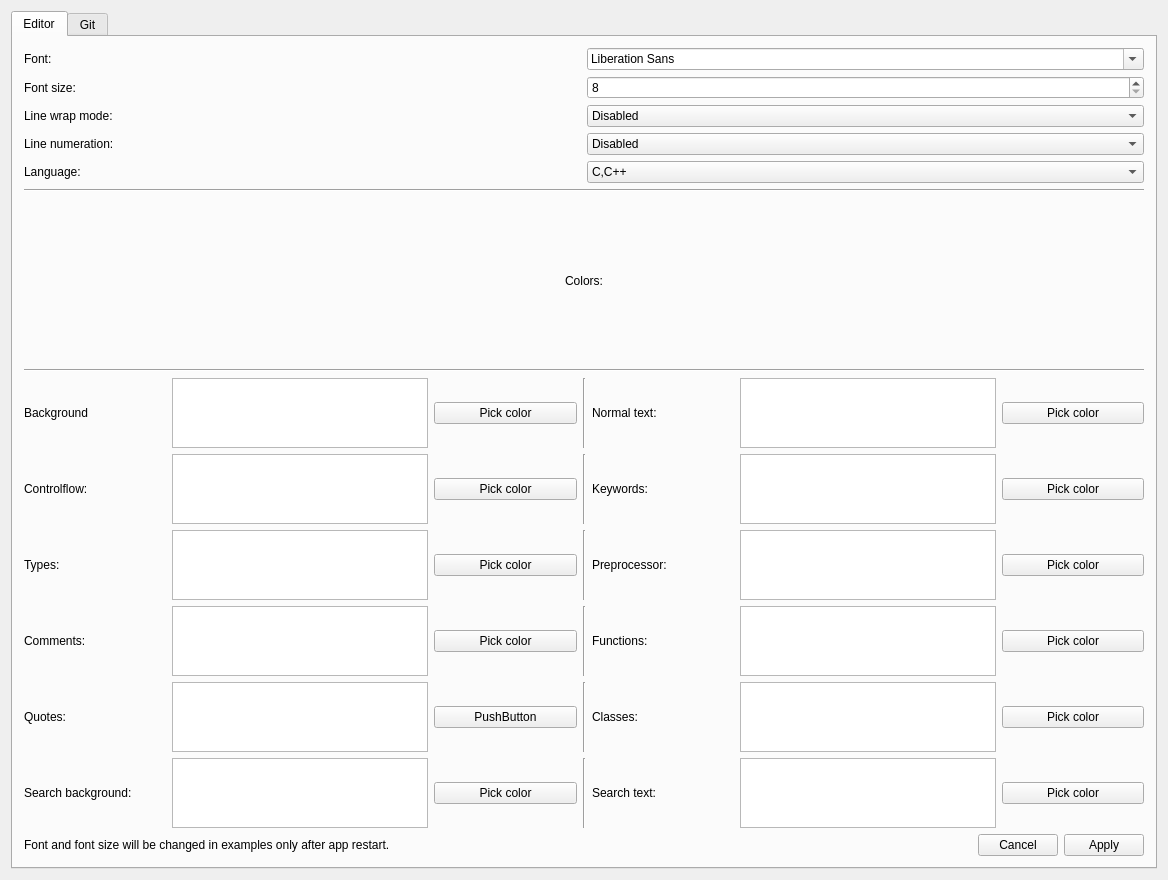
<?xml version="1.0" encoding="UTF-8"?>
<ui version="4.0">
 <class>SettingsForm</class>
 <widget class="QMainWindow" name="SettingsForm">
  <property name="geometry">
   <rect>
    <x>0</x>
    <y>0</y>
    <width>1168</width>
    <height>880</height>
   </rect>
  </property>
  <property name="sizePolicy">
   <sizepolicy hsizetype="Minimum" vsizetype="Minimum">
    <horstretch>0</horstretch>
    <verstretch>0</verstretch>
   </sizepolicy>
  </property>
  <property name="windowTitle">
   <string>MainWindow</string>
  </property>
  <widget class="QWidget" name="centralWidget">
   <property name="sizePolicy">
    <sizepolicy hsizetype="Minimum" vsizetype="Minimum">
     <horstretch>0</horstretch>
     <verstretch>0</verstretch>
    </sizepolicy>
   </property>
   <layout class="QHBoxLayout" name="horizontalLayout">
    <item>
     <widget class="QTabWidget" name="tabWidget">
      <property name="sizePolicy">
       <sizepolicy hsizetype="Preferred" vsizetype="Preferred">
        <horstretch>0</horstretch>
        <verstretch>0</verstretch>
       </sizepolicy>
      </property>
      <property name="currentIndex">
       <number>0</number>
      </property>
      <widget class="QWidget" name="tab">
       <property name="sizePolicy">
        <sizepolicy hsizetype="Fixed" vsizetype="Fixed">
         <horstretch>0</horstretch>
         <verstretch>0</verstretch>
        </sizepolicy>
       </property>
       <attribute name="title">
        <string>Editor</string>
       </attribute>
       <layout class="QVBoxLayout" name="verticalLayout">
        <item>
         <layout class="QHBoxLayout" name="horizontalLayout_2">
          <item>
           <widget class="QLabel" name="label">
            <property name="text">
             <string>Font:</string>
            </property>
           </widget>
          </item>
          <item>
           <widget class="QFontComboBox" name="fontComboBox"/>
          </item>
         </layout>
        </item>
        <item>
         <layout class="QHBoxLayout" name="horizontalLayout_4">
          <item>
           <layout class="QHBoxLayout" name="horizontalLayout_3">
            <item>
             <widget class="QLabel" name="label_2">
              <property name="text">
               <string>Font size:</string>
              </property>
             </widget>
            </item>
            <item>
             <widget class="QSpinBox" name="spinBox">
              <property name="minimum">
               <number>8</number>
              </property>
              <property name="maximum">
               <number>72</number>
              </property>
             </widget>
            </item>
           </layout>
          </item>
         </layout>
        </item>
        <item>
         <layout class="QHBoxLayout" name="horizontalLayout_5">
          <item>
           <widget class="QLabel" name="label_3">
            <property name="text">
             <string>Line wrap mode:</string>
            </property>
           </widget>
          </item>
          <item>
           <widget class="QComboBox" name="comboBox">
            <item>
             <property name="text">
              <string>Disabled</string>
             </property>
            </item>
            <item>
             <property name="text">
              <string>Enabled</string>
             </property>
            </item>
           </widget>
          </item>
         </layout>
        </item>
        <item>
         <layout class="QHBoxLayout" name="horizontalLayout_15">
          <item>
           <widget class="QLabel" name="label_17">
            <property name="text">
             <string>Line numeration:</string>
            </property>
           </widget>
          </item>
          <item>
           <widget class="QComboBox" name="comboBox_3">
            <item>
             <property name="text">
              <string>Disabled</string>
             </property>
            </item>
            <item>
             <property name="text">
              <string>Enabled</string>
             </property>
            </item>
           </widget>
          </item>
         </layout>
        </item>
        <item>
         <layout class="QHBoxLayout" name="horizontalLayout_6">
          <item>
           <widget class="QLabel" name="label_4">
            <property name="text">
             <string>Language:</string>
            </property>
           </widget>
          </item>
          <item>
           <widget class="QComboBox" name="comboBox_2">
            <item>
             <property name="text">
              <string>C,C++</string>
             </property>
            </item>
            <item>
             <property name="text">
              <string>Java</string>
             </property>
            </item>
            <item>
             <property name="text">
              <string>C#</string>
             </property>
            </item>
           </widget>
          </item>
         </layout>
        </item>
        <item>
         <widget class="Line" name="line_5">
          <property name="orientation">
           <enum>Qt::Horizontal</enum>
          </property>
         </widget>
        </item>
        <item>
         <widget class="QLabel" name="label_5">
          <property name="text">
           <string>Colors:</string>
          </property>
          <property name="alignment">
           <set>Qt::AlignCenter</set>
          </property>
         </widget>
        </item>
        <item>
         <widget class="Line" name="line_6">
          <property name="orientation">
           <enum>Qt::Horizontal</enum>
          </property>
         </widget>
        </item>
        <item>
         <layout class="QHBoxLayout" name="horizontalLayout_7">
          <item>
           <widget class="QLabel" name="label_6">
            <property name="text">
             <string>Background</string>
            </property>
           </widget>
          </item>
          <item>
           <widget class="QTextBrowser" name="textBrowser">
            <property name="sizePolicy">
             <sizepolicy hsizetype="Preferred" vsizetype="Preferred">
              <horstretch>0</horstretch>
              <verstretch>0</verstretch>
             </sizepolicy>
            </property>
           </widget>
          </item>
          <item>
           <widget class="QPushButton" name="pushButton">
            <property name="text">
             <string>Pick color</string>
            </property>
           </widget>
          </item>
          <item>
           <widget class="Line" name="line">
            <property name="orientation">
             <enum>Qt::Vertical</enum>
            </property>
           </widget>
          </item>
          <item>
           <widget class="QLabel" name="label_7">
            <property name="text">
             <string>Normal text:</string>
            </property>
           </widget>
          </item>
          <item>
           <widget class="QTextBrowser" name="textBrowser_2">
            <property name="sizePolicy">
             <sizepolicy hsizetype="Preferred" vsizetype="Preferred">
              <horstretch>0</horstretch>
              <verstretch>0</verstretch>
             </sizepolicy>
            </property>
            <property name="html">
             <string>&lt;!DOCTYPE HTML PUBLIC &quot;-//W3C//DTD HTML 4.0//EN&quot; &quot;http://www.w3.org/TR/REC-html40/strict.dtd&quot;&gt;
&lt;html&gt;&lt;head&gt;&lt;meta name=&quot;qrichtext&quot; content=&quot;1&quot; /&gt;&lt;style type=&quot;text/css&quot;&gt;
p, li { white-space: pre-wrap; }
&lt;/style&gt;&lt;/head&gt;&lt;body style=&quot; font-family:'MS Shell Dlg 2'; font-size:7.8pt; font-weight:400; font-style:normal;&quot;&gt;
&lt;p align=&quot;center&quot; style=&quot;-qt-paragraph-type:empty; margin-top:0px; margin-bottom:0px; margin-left:0px; margin-right:0px; -qt-block-indent:0; text-indent:0px;&quot;&gt;&lt;br /&gt;&lt;/p&gt;&lt;/body&gt;&lt;/html&gt;</string>
            </property>
           </widget>
          </item>
          <item>
           <widget class="QPushButton" name="pushButton_2">
            <property name="text">
             <string>Pick color</string>
            </property>
           </widget>
          </item>
         </layout>
        </item>
        <item>
         <layout class="QHBoxLayout" name="horizontalLayout_9">
          <item>
           <widget class="QLabel" name="label_8">
            <property name="text">
             <string>Controlflow:</string>
            </property>
           </widget>
          </item>
          <item>
           <widget class="QTextBrowser" name="textBrowser_3">
            <property name="sizePolicy">
             <sizepolicy hsizetype="Preferred" vsizetype="Preferred">
              <horstretch>0</horstretch>
              <verstretch>0</verstretch>
             </sizepolicy>
            </property>
            <property name="html">
             <string>&lt;!DOCTYPE HTML PUBLIC &quot;-//W3C//DTD HTML 4.0//EN&quot; &quot;http://www.w3.org/TR/REC-html40/strict.dtd&quot;&gt;
&lt;html&gt;&lt;head&gt;&lt;meta name=&quot;qrichtext&quot; content=&quot;1&quot; /&gt;&lt;style type=&quot;text/css&quot;&gt;
p, li { white-space: pre-wrap; }
&lt;/style&gt;&lt;/head&gt;&lt;body style=&quot; font-family:'MS Shell Dlg 2'; font-size:7.8pt; font-weight:400; font-style:normal;&quot;&gt;
&lt;p align=&quot;center&quot; style=&quot;-qt-paragraph-type:empty; margin-top:0px; margin-bottom:0px; margin-left:0px; margin-right:0px; -qt-block-indent:0; text-indent:0px;&quot;&gt;&lt;br /&gt;&lt;/p&gt;&lt;/body&gt;&lt;/html&gt;</string>
            </property>
           </widget>
          </item>
          <item>
           <widget class="QPushButton" name="pushButton_3">
            <property name="text">
             <string>Pick color</string>
            </property>
           </widget>
          </item>
          <item>
           <widget class="Line" name="line_2">
            <property name="orientation">
             <enum>Qt::Vertical</enum>
            </property>
           </widget>
          </item>
          <item>
           <widget class="QLabel" name="label_9">
            <property name="text">
             <string>Keywords:</string>
            </property>
           </widget>
          </item>
          <item>
           <widget class="QTextBrowser" name="textBrowser_4">
            <property name="sizePolicy">
             <sizepolicy hsizetype="Preferred" vsizetype="Preferred">
              <horstretch>0</horstretch>
              <verstretch>0</verstretch>
             </sizepolicy>
            </property>
            <property name="html">
             <string>&lt;!DOCTYPE HTML PUBLIC &quot;-//W3C//DTD HTML 4.0//EN&quot; &quot;http://www.w3.org/TR/REC-html40/strict.dtd&quot;&gt;
&lt;html&gt;&lt;head&gt;&lt;meta name=&quot;qrichtext&quot; content=&quot;1&quot; /&gt;&lt;style type=&quot;text/css&quot;&gt;
p, li { white-space: pre-wrap; }
&lt;/style&gt;&lt;/head&gt;&lt;body style=&quot; font-family:'MS Shell Dlg 2'; font-size:7.8pt; font-weight:400; font-style:normal;&quot;&gt;
&lt;p align=&quot;center&quot; style=&quot;-qt-paragraph-type:empty; margin-top:0px; margin-bottom:0px; margin-left:0px; margin-right:0px; -qt-block-indent:0; text-indent:0px;&quot;&gt;&lt;br /&gt;&lt;/p&gt;&lt;/body&gt;&lt;/html&gt;</string>
            </property>
           </widget>
          </item>
          <item>
           <widget class="QPushButton" name="pushButton_4">
            <property name="text">
             <string>Pick color</string>
            </property>
           </widget>
          </item>
         </layout>
        </item>
        <item>
         <layout class="QHBoxLayout" name="horizontalLayout_11">
          <item>
           <widget class="QLabel" name="label_10">
            <property name="text">
             <string>Types:</string>
            </property>
           </widget>
          </item>
          <item>
           <widget class="QTextBrowser" name="textBrowser_5">
            <property name="sizePolicy">
             <sizepolicy hsizetype="Preferred" vsizetype="Preferred">
              <horstretch>0</horstretch>
              <verstretch>0</verstretch>
             </sizepolicy>
            </property>
            <property name="html">
             <string>&lt;!DOCTYPE HTML PUBLIC &quot;-//W3C//DTD HTML 4.0//EN&quot; &quot;http://www.w3.org/TR/REC-html40/strict.dtd&quot;&gt;
&lt;html&gt;&lt;head&gt;&lt;meta name=&quot;qrichtext&quot; content=&quot;1&quot; /&gt;&lt;style type=&quot;text/css&quot;&gt;
p, li { white-space: pre-wrap; }
&lt;/style&gt;&lt;/head&gt;&lt;body style=&quot; font-family:'MS Shell Dlg 2'; font-size:7.8pt; font-weight:400; font-style:normal;&quot;&gt;
&lt;p align=&quot;center&quot; style=&quot;-qt-paragraph-type:empty; margin-top:0px; margin-bottom:0px; margin-left:0px; margin-right:0px; -qt-block-indent:0; text-indent:0px;&quot;&gt;&lt;br /&gt;&lt;/p&gt;&lt;/body&gt;&lt;/html&gt;</string>
            </property>
           </widget>
          </item>
          <item>
           <widget class="QPushButton" name="pushButton_5">
            <property name="text">
             <string>Pick color</string>
            </property>
           </widget>
          </item>
          <item>
           <widget class="Line" name="line_3">
            <property name="orientation">
             <enum>Qt::Vertical</enum>
            </property>
           </widget>
          </item>
          <item>
           <widget class="QLabel" name="label_11">
            <property name="text">
             <string>Preprocessor:</string>
            </property>
           </widget>
          </item>
          <item>
           <widget class="QTextBrowser" name="textBrowser_6">
            <property name="sizePolicy">
             <sizepolicy hsizetype="Preferred" vsizetype="Preferred">
              <horstretch>0</horstretch>
              <verstretch>0</verstretch>
             </sizepolicy>
            </property>
            <property name="html">
             <string>&lt;!DOCTYPE HTML PUBLIC &quot;-//W3C//DTD HTML 4.0//EN&quot; &quot;http://www.w3.org/TR/REC-html40/strict.dtd&quot;&gt;
&lt;html&gt;&lt;head&gt;&lt;meta name=&quot;qrichtext&quot; content=&quot;1&quot; /&gt;&lt;style type=&quot;text/css&quot;&gt;
p, li { white-space: pre-wrap; }
&lt;/style&gt;&lt;/head&gt;&lt;body style=&quot; font-family:'MS Shell Dlg 2'; font-size:7.8pt; font-weight:400; font-style:normal;&quot;&gt;
&lt;p align=&quot;center&quot; style=&quot;-qt-paragraph-type:empty; margin-top:0px; margin-bottom:0px; margin-left:0px; margin-right:0px; -qt-block-indent:0; text-indent:0px;&quot;&gt;&lt;br /&gt;&lt;/p&gt;&lt;/body&gt;&lt;/html&gt;</string>
            </property>
           </widget>
          </item>
          <item>
           <widget class="QPushButton" name="pushButton_6">
            <property name="text">
             <string>Pick color</string>
            </property>
           </widget>
          </item>
         </layout>
        </item>
        <item>
         <layout class="QHBoxLayout" name="horizontalLayout_13">
          <item>
           <widget class="QLabel" name="label_12">
            <property name="text">
             <string>Comments:</string>
            </property>
           </widget>
          </item>
          <item>
           <widget class="QTextBrowser" name="textBrowser_7">
            <property name="sizePolicy">
             <sizepolicy hsizetype="Preferred" vsizetype="Preferred">
              <horstretch>0</horstretch>
              <verstretch>0</verstretch>
             </sizepolicy>
            </property>
            <property name="html">
             <string>&lt;!DOCTYPE HTML PUBLIC &quot;-//W3C//DTD HTML 4.0//EN&quot; &quot;http://www.w3.org/TR/REC-html40/strict.dtd&quot;&gt;
&lt;html&gt;&lt;head&gt;&lt;meta name=&quot;qrichtext&quot; content=&quot;1&quot; /&gt;&lt;style type=&quot;text/css&quot;&gt;
p, li { white-space: pre-wrap; }
&lt;/style&gt;&lt;/head&gt;&lt;body style=&quot; font-family:'MS Shell Dlg 2'; font-size:7.8pt; font-weight:400; font-style:normal;&quot;&gt;
&lt;p align=&quot;center&quot; style=&quot;-qt-paragraph-type:empty; margin-top:0px; margin-bottom:0px; margin-left:0px; margin-right:0px; -qt-block-indent:0; text-indent:0px;&quot;&gt;&lt;br /&gt;&lt;/p&gt;&lt;/body&gt;&lt;/html&gt;</string>
            </property>
           </widget>
          </item>
          <item>
           <widget class="QPushButton" name="pushButton_7">
            <property name="text">
             <string>Pick color</string>
            </property>
           </widget>
          </item>
          <item>
           <widget class="Line" name="line_4">
            <property name="orientation">
             <enum>Qt::Vertical</enum>
            </property>
           </widget>
          </item>
          <item>
           <widget class="QLabel" name="label_13">
            <property name="text">
             <string>Functions:</string>
            </property>
           </widget>
          </item>
          <item>
           <widget class="QTextBrowser" name="textBrowser_8">
            <property name="sizePolicy">
             <sizepolicy hsizetype="Preferred" vsizetype="Preferred">
              <horstretch>0</horstretch>
              <verstretch>0</verstretch>
             </sizepolicy>
            </property>
            <property name="html">
             <string>&lt;!DOCTYPE HTML PUBLIC &quot;-//W3C//DTD HTML 4.0//EN&quot; &quot;http://www.w3.org/TR/REC-html40/strict.dtd&quot;&gt;
&lt;html&gt;&lt;head&gt;&lt;meta name=&quot;qrichtext&quot; content=&quot;1&quot; /&gt;&lt;style type=&quot;text/css&quot;&gt;
p, li { white-space: pre-wrap; }
&lt;/style&gt;&lt;/head&gt;&lt;body style=&quot; font-family:'MS Shell Dlg 2'; font-size:7.8pt; font-weight:400; font-style:normal;&quot;&gt;
&lt;p align=&quot;center&quot; style=&quot;-qt-paragraph-type:empty; margin-top:0px; margin-bottom:0px; margin-left:0px; margin-right:0px; -qt-block-indent:0; text-indent:0px;&quot;&gt;&lt;br /&gt;&lt;/p&gt;&lt;/body&gt;&lt;/html&gt;</string>
            </property>
           </widget>
          </item>
          <item>
           <widget class="QPushButton" name="pushButton_8">
            <property name="text">
             <string>Pick color</string>
            </property>
           </widget>
          </item>
         </layout>
        </item>
        <item>
         <layout class="QHBoxLayout" name="horizontalLayout_10">
          <item>
           <widget class="QLabel" name="label_16">
            <property name="text">
             <string>Quotes:</string>
            </property>
           </widget>
          </item>
          <item>
           <widget class="QTextBrowser" name="textBrowser_11">
            <property name="sizePolicy">
             <sizepolicy hsizetype="Preferred" vsizetype="Preferred">
              <horstretch>0</horstretch>
              <verstretch>0</verstretch>
             </sizepolicy>
            </property>
            <property name="html">
             <string>&lt;!DOCTYPE HTML PUBLIC &quot;-//W3C//DTD HTML 4.0//EN&quot; &quot;http://www.w3.org/TR/REC-html40/strict.dtd&quot;&gt;
&lt;html&gt;&lt;head&gt;&lt;meta name=&quot;qrichtext&quot; content=&quot;1&quot; /&gt;&lt;style type=&quot;text/css&quot;&gt;
p, li { white-space: pre-wrap; }
&lt;/style&gt;&lt;/head&gt;&lt;body style=&quot; font-family:'MS Shell Dlg 2'; font-size:7.8pt; font-weight:400; font-style:normal;&quot;&gt;
&lt;p align=&quot;center&quot; style=&quot;-qt-paragraph-type:empty; margin-top:0px; margin-bottom:0px; margin-left:0px; margin-right:0px; -qt-block-indent:0; text-indent:0px;&quot;&gt;&lt;br /&gt;&lt;/p&gt;&lt;/body&gt;&lt;/html&gt;</string>
            </property>
           </widget>
          </item>
          <item>
           <widget class="QPushButton" name="pushButton_11">
            <property name="text">
             <string>PushButton</string>
            </property>
           </widget>
          </item>
          <item>
           <widget class="Line" name="line_8">
            <property name="orientation">
             <enum>Qt::Vertical</enum>
            </property>
           </widget>
          </item>
          <item>
           <widget class="QLabel" name="label_18">
            <property name="text">
             <string>Classes:</string>
            </property>
           </widget>
          </item>
          <item>
           <widget class="QTextBrowser" name="textBrowser_12">
            <property name="sizePolicy">
             <sizepolicy hsizetype="Preferred" vsizetype="Preferred">
              <horstretch>0</horstretch>
              <verstretch>0</verstretch>
             </sizepolicy>
            </property>
            <property name="html">
             <string>&lt;!DOCTYPE HTML PUBLIC &quot;-//W3C//DTD HTML 4.0//EN&quot; &quot;http://www.w3.org/TR/REC-html40/strict.dtd&quot;&gt;
&lt;html&gt;&lt;head&gt;&lt;meta name=&quot;qrichtext&quot; content=&quot;1&quot; /&gt;&lt;style type=&quot;text/css&quot;&gt;
p, li { white-space: pre-wrap; }
&lt;/style&gt;&lt;/head&gt;&lt;body style=&quot; font-family:'MS Shell Dlg 2'; font-size:7.8pt; font-weight:400; font-style:normal;&quot;&gt;
&lt;p align=&quot;center&quot; style=&quot;-qt-paragraph-type:empty; margin-top:0px; margin-bottom:0px; margin-left:0px; margin-right:0px; -qt-block-indent:0; text-indent:0px;&quot;&gt;&lt;br /&gt;&lt;/p&gt;&lt;/body&gt;&lt;/html&gt;</string>
            </property>
           </widget>
          </item>
          <item>
           <widget class="QPushButton" name="pushButton_14">
            <property name="text">
             <string>Pick color</string>
            </property>
           </widget>
          </item>
         </layout>
        </item>
        <item>
         <layout class="QHBoxLayout" name="horizontalLayout_8">
          <item>
           <widget class="QLabel" name="label_14">
            <property name="text">
             <string>Search background:</string>
            </property>
           </widget>
          </item>
          <item>
           <widget class="QTextBrowser" name="textBrowser_9">
            <property name="sizePolicy">
             <sizepolicy hsizetype="Preferred" vsizetype="Preferred">
              <horstretch>0</horstretch>
              <verstretch>0</verstretch>
             </sizepolicy>
            </property>
            <property name="html">
             <string>&lt;!DOCTYPE HTML PUBLIC &quot;-//W3C//DTD HTML 4.0//EN&quot; &quot;http://www.w3.org/TR/REC-html40/strict.dtd&quot;&gt;
&lt;html&gt;&lt;head&gt;&lt;meta name=&quot;qrichtext&quot; content=&quot;1&quot; /&gt;&lt;style type=&quot;text/css&quot;&gt;
p, li { white-space: pre-wrap; }
&lt;/style&gt;&lt;/head&gt;&lt;body style=&quot; font-family:'MS Shell Dlg 2'; font-size:7.8pt; font-weight:400; font-style:normal;&quot;&gt;
&lt;p align=&quot;center&quot; style=&quot;-qt-paragraph-type:empty; margin-top:0px; margin-bottom:0px; margin-left:0px; margin-right:0px; -qt-block-indent:0; text-indent:0px;&quot;&gt;&lt;br /&gt;&lt;/p&gt;&lt;/body&gt;&lt;/html&gt;</string>
            </property>
           </widget>
          </item>
          <item>
           <widget class="QPushButton" name="pushButton_9">
            <property name="text">
             <string>Pick color</string>
            </property>
           </widget>
          </item>
          <item>
           <widget class="Line" name="line_7">
            <property name="orientation">
             <enum>Qt::Vertical</enum>
            </property>
           </widget>
          </item>
          <item>
           <widget class="QLabel" name="label_15">
            <property name="text">
             <string>Search text:</string>
            </property>
           </widget>
          </item>
          <item>
           <widget class="QTextBrowser" name="textBrowser_10">
            <property name="sizePolicy">
             <sizepolicy hsizetype="Preferred" vsizetype="Preferred">
              <horstretch>0</horstretch>
              <verstretch>0</verstretch>
             </sizepolicy>
            </property>
            <property name="html">
             <string>&lt;!DOCTYPE HTML PUBLIC &quot;-//W3C//DTD HTML 4.0//EN&quot; &quot;http://www.w3.org/TR/REC-html40/strict.dtd&quot;&gt;
&lt;html&gt;&lt;head&gt;&lt;meta name=&quot;qrichtext&quot; content=&quot;1&quot; /&gt;&lt;style type=&quot;text/css&quot;&gt;
p, li { white-space: pre-wrap; }
&lt;/style&gt;&lt;/head&gt;&lt;body style=&quot; font-family:'MS Shell Dlg 2'; font-size:7.8pt; font-weight:400; font-style:normal;&quot;&gt;
&lt;p align=&quot;center&quot; style=&quot;-qt-paragraph-type:empty; margin-top:0px; margin-bottom:0px; margin-left:0px; margin-right:0px; -qt-block-indent:0; text-indent:0px;&quot;&gt;&lt;br /&gt;&lt;/p&gt;&lt;/body&gt;&lt;/html&gt;</string>
            </property>
           </widget>
          </item>
          <item>
           <widget class="QPushButton" name="pushButton_10">
            <property name="sizePolicy">
             <sizepolicy hsizetype="Preferred" vsizetype="Fixed">
              <horstretch>0</horstretch>
              <verstretch>0</verstretch>
             </sizepolicy>
            </property>
            <property name="text">
             <string>Pick color</string>
            </property>
           </widget>
          </item>
         </layout>
        </item>
        <item>
         <layout class="QHBoxLayout" name="horizontalLayout_12">
          <item>
           <widget class="QLabel" name="label_19">
            <property name="text">
             <string>Font and font size will be changed in examples only after app restart.</string>
            </property>
           </widget>
          </item>
          <item>
           <spacer name="horizontalSpacer_3">
            <property name="orientation">
             <enum>Qt::Horizontal</enum>
            </property>
            <property name="sizeHint" stdset="0">
             <size>
              <width>40</width>
              <height>20</height>
             </size>
            </property>
           </spacer>
          </item>
          <item>
           <widget class="QPushButton" name="pushButton_13">
            <property name="text">
             <string>Cancel</string>
            </property>
           </widget>
          </item>
          <item>
           <widget class="QPushButton" name="pushButton_12">
            <property name="text">
             <string>Apply</string>
            </property>
           </widget>
          </item>
         </layout>
        </item>
       </layout>
      </widget>
      <widget class="QWidget" name="tab_2">
       <attribute name="title">
        <string>Git</string>
       </attribute>
      </widget>
     </widget>
    </item>
   </layout>
  </widget>
 </widget>
 <layoutdefault spacing="6" margin="11"/>
 <resources/>
 <connections/>
</ui>
